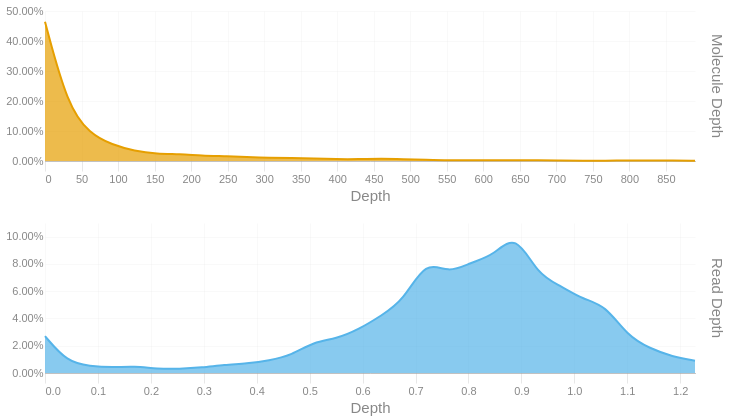

Notebook code for this chart:
### Code cell
readdep = depth_hist(tb['Read Depth'], q99, 3)
readdep = readdep.with_columns(pl.lit('Read Depth').alias('Metric'))
if not SKIPLR:
    moldep = depth_hist(tb['Molecule Depth'], mol_q99, 1)
    moldep = moldep.with_columns(pl.lit('Molecule Depth').alias('Metric'))
    _hist = pl.concat([readdep, moldep])
    _hist = _hist.filter(pl.col('Proportion') != 0)
    with SafeRender(_hist):
        (
            alt.Chart(_hist)        
            .mark_area(interpolate = "basis")
            .encode(
                x=alt.X('Bin:Q').scale(domainMin=0).axis(alt.Axis(title='Depth')),
                y = alt.Y('Proportion:Q', title = None).axis(format = '.2%'),
                color = alt.Color('Metric:N').legend(None),
                row = alt.Row("Metric:N").header(title = None, labelOrient = 'right'),
                tooltip = [
                    alt.Tooltip("Metric:N", title = "Metric"),
                    alt.Tooltip('Interval:N', title = "Depth Interval"),
                    alt.Tooltip('Proportion:Q', title = "% Alignments").format('.2%')
                ]
            )
            .resolve_scale(x='independent', y='independent')
            .properties(
                height = 150, width = 650,
                usermeta={'embedOptions': {'downloadFileName': f'{samplename}.depth.hist'}}
            )
        ).display()
else:
    readdep = readdep.filter(pl.col('Proportion') != 0)
    with SafeRender(readdep):
        (
            alt.Chart(readdep)        
            .mark_area(interpolate = "basis")
            .encode(
                x=alt.X('Bin:Q').scale(domainMin=0).axis(alt.Axis(title='Depth')),
                y = alt.Y('Proportion:Q', title = None).axis(format = '.2%'),
                tooltip = [
                    alt.Tooltip('Interval:N', title = "Depth Interval"),
                    alt.Tooltip('Proportion:Q', title = "% Alignments").format('.2%')
                ]
            )
            .properties(
                usermeta={'embedOptions': {'downloadFileName': f'{samplename}.depth.hist'}}
            )
        ).display()

### Figure 1 — Vega-Lite specification as saved in the notebook (floating-point values rounded to 4 significant figures)
{"width": 650, "height": 150, "config": {"title": {"anchor": "start", "dy": -15, "fontSize": 18, "color": "#888888", "subtitleColor": "#888888", "subtitleFontSize": 14}, "arc": {"fill": "#0072B2"}, "axis": {"domainColor": "#888888", "domainWidth": 0.5, "gridWidth": 0.2, "grid": false, "titleFontWeight": 400, "titleFontSize": 15, "labelFontSize": 11, "labelColor": "#888888", "tickColor": "#888888", "tickWidth": 0.2, "titleColor": "#888888"}, "axisBand": {"grid": false}, "axisX": {"grid": true, "tickSize": 10, "domainCap": "round"}, "axisY": {"domain": false, "grid": true, "tickSize": 0, "domainCap": "round"}, "background": "transparent", "header": {"labelFontSize": 15, "labelColor": "#888888", "titleFontSize": 15, "titleFontWeight": 600, "titleColor": "#888888"}, "legend": {"labelFont": "sans-serif", "labelFontSize": 12, "labelColor": "#888888", "symbolSize": 100, "symbolType": "circle", "titleFontSize": 12, "titlePadding": 10, "titleColor": "#888888", "title": null}, "range": {"category": ["#E69F00", "#56B4E9", "#009E73", "#F0E442", "#0072B2", "#D55E00", "#CC79A7", "#000000"], "diverging": ["#cfe8f3", "#a2d4ec", "#73bfe2", "#46abdb", "#1696d2", "#12719e"]}, "area": {"fill": "#0072B2", "fillOpacity": 0.7, "line": true, "strokeOpacity": 0.7}, "line": {"color": "#0072B2", "stroke": "#0072B2", "strokeWidth": 2}, "trail": {"color": "#0072B2", "stroke": "#0072B2", "strokeWidth": 0, "size": 1}, "point": {"filled": true, "fillOpacity": 1.0, "size": 95}, "text": {"color": "#888888", "fontSize": 11, "align": "right", "fontWeight": 400, "size": 11}, "bar": {"fill": "#0072B2", "stroke": null}, "view": {"stroke": null, "continuousWidth": 660, "continuousHeight": 400}}, "data": {"name": "data-353adb97e11fdebeb66bb5aa72d099bf"}, "mark": {"type": "area", "interpolate": "basis"}, "encoding": {"color": {"field": "Metric", "legend": null, "type": "nominal"}, "row": {"field": "Metric", "header": {"title": null, "labelOrient": "right"}, "type": "nominal"}, "tooltip": [{"field": "Metric", "title": "Metric", "type": "nominal"}, {"field": "Interval", "title": "Depth Interval", "type": "nominal"}, {"field": "Proportion", "format": ".2%", "title": "% Alignments", "type": "quantitative"}], "x": {"axis": {"title": "Depth"}, "field": "Bin", "scale": {"domainMin": 0}, "type": "quantitative"}, "y": {"axis": {"format": ".2%"}, "field": "Proportion", "title": null, "type": "quantitative"}}, "resolve": {"scale": {"x": "independent", "y": "independent"}}, "usermeta": {"embedOptions": {"downloadFileName": "S3_Annis_508.depth.hist"}}, "$schema": "https://vega.github.io/schema/vega-lite/v6.1.0.json", "datasets": {"data-353adb97e11fdebeb66bb5aa72d099bf": [{"Bin": 0.0, "Interval": "0.0-0.042", "Proportion": 0.027, "Metric": "Read Depth"}, {"Bin": 0.042, "Interval": "0.042-0.085", "Proportion": 0.008, "Metric": "Read Depth"}, {"Bin": 0.085, "Interval": "0.085-0.127", "Proportion": 0.005, "Metric": "Read Depth"}, {"Bin": 0.127, "Interval": "0.127-0.169", "Proportion": 0.004, "Metric": "Read Depth"}, {"Bin": 0.169, "Interval": "0.169-0.212", "Proportion": 0.005, "Metric": "Read Depth"}, {"Bin": 0.212, "Interval": "0.212-0.254", "Proportion": 0.003, "Metric": "Read Depth"}, {"Bin": 0.254, "Interval": "0.254-0.296", "Proportion": 0.003, "Metric": "Read Depth"}, {"Bin": 0.296, "Interval": "0.296-0.339", "Proportion": 0.004, "Metric": "Read Depth"}, {"Bin": 0.339, "Interval": "0.339-0.381", "Proportion": 0.006, "Metric": "Read Depth"}, {"Bin": 0.381, "Interval": "0.381-0.423", "Proportion": 0.007, "Metric": "Read Depth"}, {"Bin": 0.423, "Interval": "0.423-0.466", "Proportion": 0.009, "Metric": "Read Depth"}, {"Bin": 0.466, "Interval": "0.466-0.508", "Proportion": 0.013, "Metric": "Read Depth"}, {"Bin": 0.508, "Interval": "0.508-0.55", "Proportion": 0.023, "Metric": "Read Depth"}, {"Bin": 0.55, "Interval": "0.55-0.593", "Proportion": 0.025, "Metric": "Read Depth"}, {"Bin": 0.593, "Interval": "0.593-0.635", "Proportion": 0.032, "Metric": "Read Depth"}, {"Bin": 0.635, "Interval": "0.635-0.677", "Proportion": 0.042, "Metric": "Read Depth"}, {"Bin": 0.677, "Interval": "0.677-0.72", "Proportion": 0.053, "Metric": "Read Depth"}, {"Bin": 0.72, "Interval": "0.72-0.762", "Proportion": 0.083, "Metric": "Read Depth"}, {"Bin": 0.762, "Interval": "0.762-0.804", "Proportion": 0.073, "Metric": "Read Depth"}, {"Bin": 0.804, "Interval": "0.804-0.847", "Proportion": 0.081, "Metric": "Read Depth"}, {"Bin": 0.847, "Interval": "0.847-0.889", "Proportion": 0.086, "Metric": "Read Depth"}, {"Bin": 0.889, "Interval": "0.889-0.931", "Proportion": 0.103, "Metric": "Read Depth"}, {"Bin": 0.931, "Interval": "0.931-0.974", "Proportion": 0.072, "Metric": "Read Depth"}, {"Bin": 0.974, "Interval": "0.974-1.016", "Proportion": 0.064, "Metric": "Read Depth"}, {"Bin": 1.016, "Interval": "1.016-1.058", "Proportion": 0.054, "Metric": "Read Depth"}, {"Bin": 1.058, "Interval": "1.058-1.101", "Proportion": 0.05, "Metric": "Read Depth"}, {"Bin": 1.101, "Interval": "1.101-1.143", "Proportion": 0.027, "Metric": "Read Depth"}, {"Bin": 1.143, "Interval": "1.143-1.185", "Proportion": 0.018, "Metric": "Read Depth"}, {"Bin": 1.185, "Interval": "1.185-1.228", "Proportion": 0.012, "Metric": "Read Depth"}, {"Bin": 1.228, "Interval": "1.228-1.27", "Proportion": 0.009, "Metric": "Read Depth"}, {"Bin": 0.0, "Interval": "0.0-30.7", "Proportion": 0.464, "Metric": "Molecule Depth"}, {"Bin": 30.7, "Interval": "30.7-61.4", "Proportion": 0.185, "Metric": "Molecule Depth"}, {"Bin": 61.4, "Interval": "61.4-92.1", "Proportion": 0.09, "Metric": "Molecule Depth"}, {"Bin": 92.1, "Interval": "92.1-122.7", "Proportion": 0.054, "Metric": "Molecule Depth"}, {"Bin": 122.7, "Interval": "122.7-153.4", "Proportion": 0.033, "Metric": "Molecule Depth"}, {"Bin": 153.4, "Interval": "153.4-184.1", "Proportion": 0.024, "Metric": "Molecule Depth"}, {"Bin": 184.1, "Interval": "184.1-214.8", "Proportion": 0.023, "Metric": "Molecule Depth"}, {"Bin": 214.8, "Interval": "214.8-245.5", "Proportion": 0.018, "Metric": "Molecule Depth"}, {"Bin": 245.5, "Interval": "245.5-276.2", "Proportion": 0.016, "Metric": "Molecule Depth"}, {"Bin": 276.2, "Interval": "276.2-306.8", "Proportion": 0.013, "Metric": "Molecule Depth"}, {"Bin": 306.8, "Interval": "306.8-337.5", "Proportion": 0.011, "Metric": "Molecule Depth"}, {"Bin": 337.5, "Interval": "337.5-368.2", "Proportion": 0.01, "Metric": "Molecule Depth"}, {"Bin": 368.2, "Interval": "368.2-398.9", "Proportion": 0.008, "Metric": "Molecule Depth"}, {"Bin": 398.9, "Interval": "398.9-429.6", "Proportion": 0.006, "Metric": "Molecule Depth"}, {"Bin": 429.6, "Interval": "429.6-460.3", "Proportion": 0.006, "Metric": "Molecule Depth"}, {"Bin": 460.3, "Interval": "460.3-490.9", "Proportion": 0.008, "Metric": "Molecule Depth"}, {"Bin": 490.9, "Interval": "490.9-521.6", "Proportion": 0.006, "Metric": "Molecule Depth"}, {"Bin": 521.6, "Interval": "521.6-552.3", "Proportion": 0.004, "Metric": "Molecule Depth"}, {"Bin": 552.3, "Interval": "552.3-583.0", "Proportion": 0.002, "Metric": "Molecule Depth"}, {"Bin": 583.0, "Interval": "583.0-613.7", "Proportion": 0.003, "Metric": "Molecule Depth"}, {"Bin": 613.7, "Interval": "613.7-644.4", "Proportion": 0.002, "Metric": "Molecule Depth"}, {"Bin": 644.4, "Interval": "644.4-675.0", "Proportion": 0.002, "Metric": "Molecule Depth"}, {"Bin": 675.0, "Interval": "675.0-705.7", "Proportion": 0.003, "Metric": "Molecule Depth"}, {"Bin": 705.7, "Interval": "705.7-736.4", "Proportion": 0.001, "Metric": "Molecule Depth"}, {"Bin": 736.4, "Interval": "736.4-767.1", "Proportion": 0.001, "Metric": "Molecule Depth"}, {"Bin": 767.1, "Interval": "767.1-797.8", "Proportion": 0.001, "Metric": "Molecule Depth"}, {"Bin": 797.8, "Interval": "797.8-828.5", "Proportion": 0.002, "Metric": "Molecule Depth"}, {"Bin": 828.5, "Interval": "828.5-859.2", "Proportion": 0.002, "Metric": "Molecule Depth"}, {"Bin": 859.2, "Interval": "859.2-889.8", "Proportion": 0.002, "Metric": "Molecule Depth"}, {"Bin": 889.8, "Interval": "889.8-920.52", "Proportion": 0.001, "Metric": "Molecule Depth"}]}}
